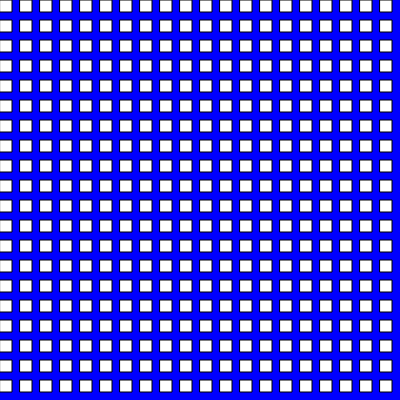
Frame 1 (no input)
Frame 60 (no input): identical to frame 1, image omitted
Frame 120 (the mouse pressed at the canvas centre since frame 60): identical to frame 1, image omitted

The p5.js sketch that drew this single still picture (run headless with seeded random() and noise() and a simulated clock; from frame 60 on, the mouse is pressed at the canvas centre):

// p5.js sketch
// ── sketch.js
let state = 0;

function setup() {
    createCanvas(400, 400);
}

function draw() {

    background(100);

    switch (state) {

        case 0:
            background("blue");
            for (let j = 0; j < 20; j++) {
                for (let i = 0; i < 20; i++) {
                    rect(i * 20, j * 20, 12, 12);
                }
            }
            break;

        case 1:
            background("purple");
            fill(0);
            for (let j = 0; j < 20; j++) {
                for (let i = 0; i < 20; i++) {
                    rect(i * 20, j * 20, 2, 2);
                }
            }
            break;

        case 2:
            background("red");
            for (let j = 0; j < 20; j++) {
                for (let i = 0; i < 20; i++) {
                  fill(random(0,255), random(0,255), random(0,255));
                    ellipse(i * 20, j * 20, 15, 15);
                }
            }
            break;

        case 3:
            background("orange");
            fill("yellow");
            for (let j = 0; j < 20; j++) {
                for (let i = 0; i < 20; i++) {
                    rect(i * 20, j * 20, 1, 1);
                }
            }
            break;

        case 4:
            fill("purple");
            background("yellow");
            for (let j = 0; j < 30; j++) {
                for (let i = 0; i < 30; i++) {
                    ellipse(i * 30, j * 30, 7, 7);
                }
            }
            break;

    }
}

function mouseReleased() {
    state++;
    if (state > 4) state = 0;

}
